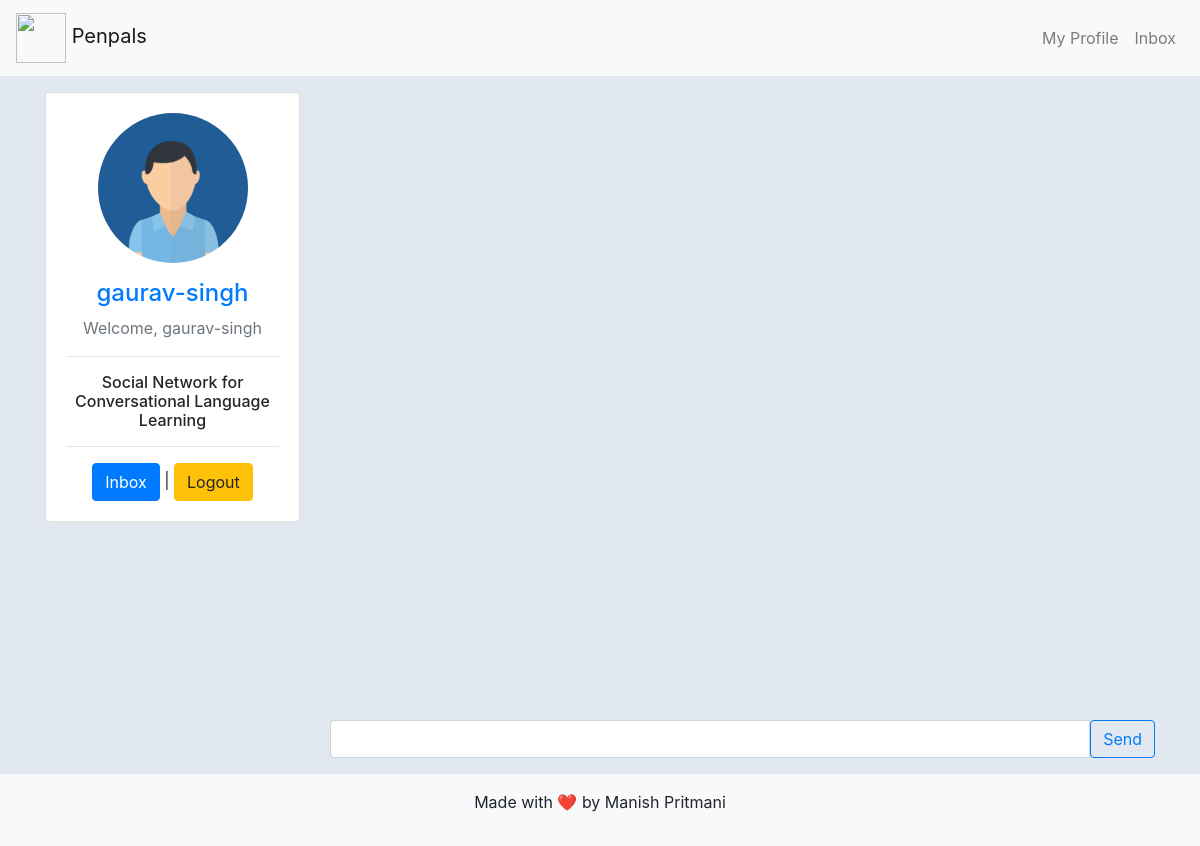
The app's page /message/chatbox/6 (signed in), older data.
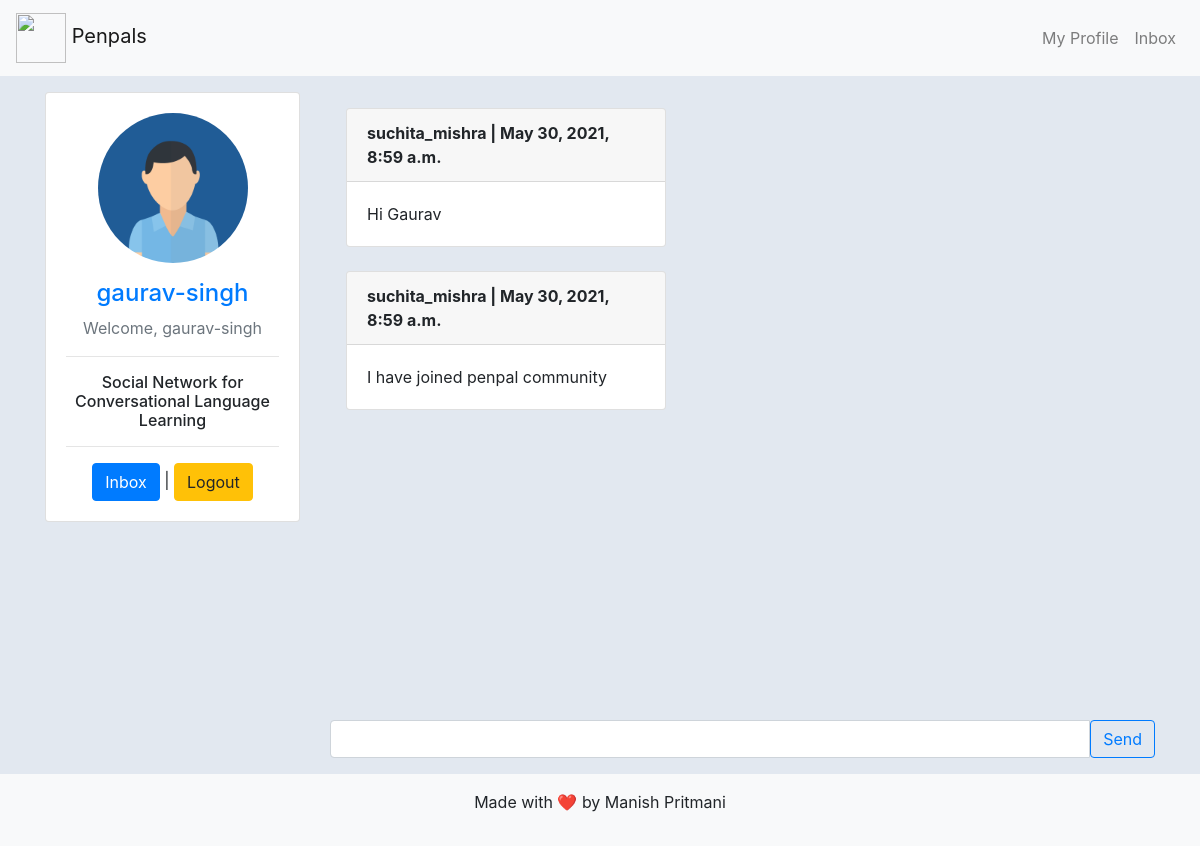
The same page, newer data.
### penpalpages/models.py (models this page shows)
class Profile(models.Model):
    user = models.OneToOneField(User, blank=True, null=True, on_delete=models.CASCADE)
    first = models.CharField(max_length=200, blank=True, null=True)
    last = models.CharField(max_length=200, null=True, blank=True)
    photo = models.ImageField(default="user.png", upload_to="photos/%Y/%m", blank=True, null=True)
    friends = models.ManyToManyField("self", blank=True)
    speaks = models.CharField(max_length=200, blank=True, null=True)
    is_learning = models.CharField(max_length=200, blank=True, null=True)
    def __str__(self):
        return str(self.user)
    def get_absolute_url(self):
        return reverse("penpalpages:profile", kwargs={"profile_id": self.pk})
    class Meta:
        ordering = ["-id"]

### conversations/models.py (models this page shows)
class Message(models.Model):
    content = models.CharField(max_length=250)
    date = models.DateTimeField(auto_now_add=True)
    profile = models.ForeignKey(Profile,related_name='from_profile',on_delete=models.CASCADE)
    chat = models.ForeignKey(Chat,related_name='get_msg',on_delete=models.CASCADE)
    def __str__(self):
        return self.content
    class Meta:
        ordering = ['date']

### conversations/views.py (the view, shortened to what this page needs)
# urls.py: path('chatbox/<int:chat_id>',chatbox,name="chatbox"),
def chatbox(request, chat_id):
    profile = request.user.profile
    form = MessageForm()
    messages = Message.objects.filter(chat_id=chat_id)
    last_viewed = Chat_members.objects.filter(chat_id=chat_id).filter(profile=profile)
    last_viewed.update(last_viewed=timezone.now())
    context = {
        'profile': profile,
        'chat_id': chat_id,
        'form': form,
        'msg': messages
    }
    return render(request, 'conversations/chatbox.html', context)

### conversations/forms.py
class MessageForm(forms.ModelForm):
    content = forms.CharField(widget=forms.TextInput(attrs={'class': 'form-control'}))
    class Meta:
        model = Message
        fields = ['content']

### conversations/templates/conversations/chatbox.html (shortened to what this page needs)
{% extends 'penpalpages/base.html' %}
{% block content %}
<div class="row">
    {% include 'penpalpages/includes/sidebar.html' %}
    <div class="col-md-9 col-sm-12">
        <div id="messageFeed" class="p-3">
            {% for m in msg %}
            <div class="card {% if request.user.profile == m.profile  %} ml-auto text-light bg-success {% endif %}" style="width: 20rem;">
                <div class="card-header font-weight-bold">
                    {{m.profile}} | {{m.date}}
                </div>
                <div class="card-body">
                    {{m}}
                </div>
            </div>
            {% endfor %}
        </div>
        <form method="post" autocomplete="off">
            <div class="input-group mb-3">
                {% for field in form  %}
                {{field}}
                {% endfor %}
                <button type="submit" class="btn btn-outline-primary">Send</button>
            </div>
        </form>
    </div>
</div>
{% endblock content %}

### templates/penpalpages/base.html (shortened to what this page needs)
{% load static %}
<html lang="en">
<head>
    <link rel="stylesheet" href="{% static 'css/styles.css'%}">
    <link rel="stylesheet" href="{% static 'vendor/bootstrap/css/bootstrap.min.css'%}">
    <link rel="stylesheet" href="https://use.fontawesome.com/releases/v5.7.0/css/all.css">
</head>
<body class="d-flex flex-column min-vh-100">
<nav class="navbar navbar-expand-md bg-light navbar-light">
    <a class="navbar-brand" href="{% url 'penpalpages:index' %}">
        <img src="https://i.dlpng.com/static/png/503940_preview.png"  style="height:50px;">
        Penpals
    </a>
    <div class="collapse navbar-collapse" id="collapsibleNavbar" role="navigation">
        <ul class="navbar-nav ml-auto">
            {% if request.user.is_authenticated %}
            <li class="nav-item">
                <a href="{{request.user.profile.get_absolute_url}}" class="nav-link">My Profile</a>
            </li>
            <li class="nav-item">
                <a href="{% url 'conversations:inbox' %}" class="nav-link">Inbox</a>
            </li>
            {% endif %}
        </ul>
    </div>
</nav>
<div class="container mt-3">
    {% block content %}
    {% endblock content %}
</div>
<footer class="bg-light text-black mt-auto">
    <div class="container py-3">
        <p class="text-center">Made with
            <span role="img" aria-label="heart">❤️</span>
            by Manish Pritmani</p>
    </div>
</footer>
</body>
</html>

### templates/penpalpages/includes/sidebar.html (shortened to what this page needs)
<div class="col-lg-3 col-md-3 col-sm-6 mx-auto">
    <div class="card">
        <div class="card-body">
            <div class="d-flex flex-column align-items-center text-center">
                {% if profile.photo %}
                <img src="{{profile.photo.url}}" alt="Profile Photo" class="rounded-circle" width="150">
                {% else %}
                <img src="https://i0.wp.com/www.reliableroofingphilly.com/wp-content/uploads/2015/04/male-placeholder-image.png?ssl=1"
                     alt="Profile Photo" class="rounded-circle" width="150">
                {% endif %}
                <div class="mt-3 text-white-60">
                    <a href="{{profile.get_absolute_url}}">
                        <h4>{{profile}}</h4>
                    </a>
                    <p class="text-secondary mb-0">Welcome, {{profile.user}}</p>
                    <hr>
                    <h6>Social Network for Conversational Language Learning</h6>
                    <hr>
                    {% if request.user == profile.user %}
                    <a href="{% url 'conversations:inbox' %} ">
                    <button class="btn btn-primary btn-rounded">Inbox</button>
                    </a>
                    <span>|</span>
                    <a href="{% url 'penpalpages:logout' %}">
                        <button class="btn btn-warning btn-rounded">Logout</button>
                    </a>
                    {% endif %}
                </div>
            </div>
        </div>
    </div>
</div>

### static/css/styles.css (style rules this page uses)
.card { margin-bottom: 1.5rem!important; }
#messageFeed { height: calc(100vh - 172px); overflow-y: scroll; }

### templates/penpalpages/base.html (style rules this page uses)
body { background-color: #e2e8f0; }

Row changes from the older to the newer data that the page shows:
added Message: profile "suchita_mishra", date "May 30, 2021, 8:59 a.m.", content "Hi Gaurav"
added Message: profile "suchita_mishra", date "May 30, 2021, 8:59 a.m.", content "I have joined penpal community"
